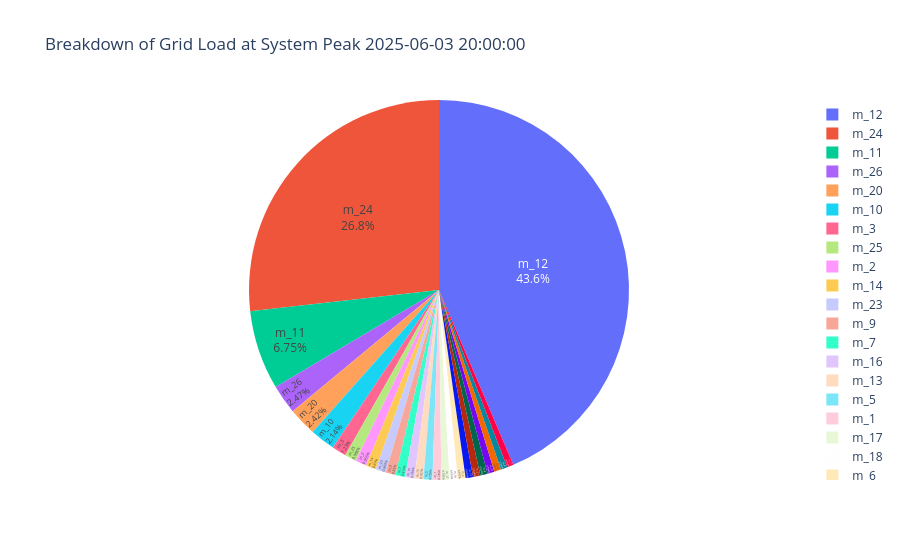

Notebook source saved alongside this figure:
### Code cell
# Plot the breakdown of the grid load at system peak.
plot_pie(df_grid_cp, "Breakdown of Grid Load at System Peak {}".format(system_max_time))

### Figure 1 — Plotly figure (JSON) as saved in the notebook; plotly's stock layout.template omitted (floating-point values rounded to 4 significant figures)
{"data": [{"domain": {"x": [0.0, 1.0], "y": [0.0, 1.0]}, "hovertemplate": "grid_element_id=%{label}<br>value=%{value}<extra></extra>", "labels": ["m_11", "m_18", "m_27", "m_5", "m_14", "m_13", "m_8", "m_17", "m_12", "m_16", "m_1", "m_3", "m_10", "m_23", "m_4", "m_6", "m_22", "m_20", "m_9", "m_24", "m_2", "m_7", "m_21", "m_15", "m_25", "m_19", "m_26"], "legendgroup": "", "name": "", "showlegend": true, "textinfo": "percent+label", "textposition": "inside", "type": "pie", "values": [10.74, 1.1, 0.9928, 1.202, 1.385, 1.221, 0.89, 1.119, 69.4, 1.247, 1.188, 1.957, 3.402, 1.383, 0.9835, 1.037, 0.925, 3.856, 1.353, 42.64, 1.52, 1.295, 0.865, 0.948, 1.572, 1.007, 3.932]}], "layout": {"legend": {"tracegroupgap": 0}, "title": {"text": "Breakdown of Grid Load at System Peak 2025-06-03 20:00:00"}}}
